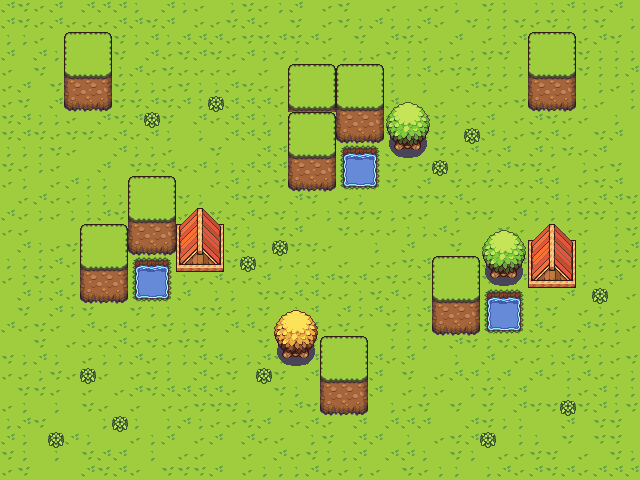

Below is a game level as drawn by its tile map, then a one-line description and the .tmx that defines it (tile-layer data replaced by summaries):
An orthogonal 40x30 tile map with 16x16 px tiles, 3 tile layers (background, terrain, trees).

<map version="1.10" tiledversion="1.10.2" orientation="orthogonal" renderorder="right-down" width="40" height="30" tilewidth="16" tileheight="16" infinite="0" nextlayerid="6" nextobjectid="1">
 <tileset firstgid="1" name="tileset" tilewidth="16" tileheight="16" tilecount="2112" columns="33">
  <image source="CP-Slime-World-master/assets/tileset.png" trans="000000" width="528" height="1024" />
 </tileset>
 <layer id="1" name="background" width="40" height="30">
  <data>[1200 cells, 1200 non-empty, 5 distinct tile ids]</data>
 </layer>
 <layer id="4" name="terrain" width="40" height="30">
  <data>[1200 cells, 193 non-empty, 37 distinct tile ids]</data>
 </layer>
 <layer id="5" name="trees" width="40" height="30">
  <data>[1200 cells, 36 non-empty, 24 distinct tile ids]</data>
 </layer>
</map>
